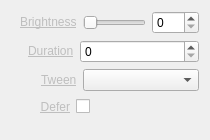
<?xml version="1.0" encoding="UTF-8"?>
<ui version="4.0">
 <class>InspectorBrightnessWidget</class>
 <widget class="QWidget" name="InspectorBrightnessWidget">
  <property name="geometry">
   <rect>
    <x>0</x>
    <y>0</y>
    <width>210</width>
    <height>140</height>
   </rect>
  </property>
  <property name="sizePolicy">
   <sizepolicy hsizetype="Expanding" vsizetype="Preferred">
    <horstretch>0</horstretch>
    <verstretch>0</verstretch>
   </sizepolicy>
  </property>
  <layout class="QVBoxLayout" name="verticalLayout">
   <item>
    <layout class="QHBoxLayout" name="horizontalLayoutBrightness">
     <item>
      <spacer name="horizontalSpacerBrightness">
       <property name="orientation">
        <enum>Qt::Horizontal</enum>
       </property>
       <property name="sizeType">
        <enum>QSizePolicy::Fixed</enum>
       </property>
       <property name="sizeHint" stdset="0">
        <size>
         <width>9</width>
         <height>20</height>
        </size>
       </property>
      </spacer>
     </item>
     <item>
      <widget class="QLabel" name="labelBrightness">
       <property name="text">
        <string>&lt;a href=&quot;Brightness&quot; style=&quot;color: #BEBEBE;&quot;&gt;Brightness&lt;/a&gt;</string>
       </property>
      </widget>
     </item>
     <item>
      <widget class="QSlider" name="sliderBrightness">
       <property name="maximum">
        <number>200</number>
       </property>
       <property name="orientation">
        <enum>Qt::Horizontal</enum>
       </property>
       <property name="tickInterval">
        <number>0</number>
       </property>
      </widget>
     </item>
     <item>
      <widget class="QSpinBox" name="spinBoxBrightness">
       <property name="maximum">
        <number>200</number>
       </property>
      </widget>
     </item>
    </layout>
   </item>
   <item>
    <layout class="QHBoxLayout" name="horizontalLayoutDuration">
     <item>
      <spacer name="horizontalSpacerDuration">
       <property name="orientation">
        <enum>Qt::Horizontal</enum>
       </property>
       <property name="sizeType">
        <enum>QSizePolicy::Fixed</enum>
       </property>
       <property name="sizeHint" stdset="0">
        <size>
         <width>17</width>
         <height>20</height>
        </size>
       </property>
      </spacer>
     </item>
     <item>
      <widget class="QLabel" name="labelDuration">
       <property name="text">
        <string>&lt;a href=&quot;Duration&quot; style=&quot;color: #BEBEBE;&quot;&gt;Duration&lt;/a&gt;</string>
       </property>
      </widget>
     </item>
     <item>
      <widget class="QSpinBox" name="spinBoxDuration">
       <property name="sizePolicy">
        <sizepolicy hsizetype="Expanding" vsizetype="Fixed">
         <horstretch>0</horstretch>
         <verstretch>0</verstretch>
        </sizepolicy>
       </property>
       <property name="maximum">
        <number>999</number>
       </property>
      </widget>
     </item>
    </layout>
   </item>
   <item>
    <layout class="QHBoxLayout" name="horizontalLayoutTween">
     <item>
      <spacer name="horizontalSpacerTween">
       <property name="orientation">
        <enum>Qt::Horizontal</enum>
       </property>
       <property name="sizeType">
        <enum>QSizePolicy::Fixed</enum>
       </property>
       <property name="sizeHint" stdset="0">
        <size>
         <width>30</width>
         <height>20</height>
        </size>
       </property>
      </spacer>
     </item>
     <item>
      <widget class="QLabel" name="labelTween">
       <property name="text">
        <string>&lt;a href=&quot;Tween&quot; style=&quot;color: #BEBEBE;&quot;&gt;Tween&lt;/a&gt;</string>
       </property>
      </widget>
     </item>
     <item>
      <widget class="QComboBox" name="comboBoxTween">
       <property name="sizePolicy">
        <sizepolicy hsizetype="Expanding" vsizetype="Fixed">
         <horstretch>0</horstretch>
         <verstretch>0</verstretch>
        </sizepolicy>
       </property>
      </widget>
     </item>
    </layout>
   </item>
   <item>
    <layout class="QHBoxLayout" name="horizontalLayoutDefer">
     <item>
      <spacer name="horizontalSpacerDefer1">
       <property name="orientation">
        <enum>Qt::Horizontal</enum>
       </property>
       <property name="sizeType">
        <enum>QSizePolicy::Fixed</enum>
       </property>
       <property name="sizeHint" stdset="0">
        <size>
         <width>29</width>
         <height>20</height>
        </size>
       </property>
      </spacer>
     </item>
     <item>
      <widget class="QLabel" name="labelDefer">
       <property name="text">
        <string>&lt;a href=&quot;Defer&quot; style=&quot;color: #BEBEBE;&quot;&gt;Defer&lt;/a&gt;</string>
       </property>
       <property name="alignment">
        <set>Qt::AlignRight|Qt::AlignTrailing|Qt::AlignVCenter</set>
       </property>
      </widget>
     </item>
     <item>
      <widget class="QCheckBox" name="checkBoxDefer">
       <property name="layoutDirection">
        <enum>Qt::RightToLeft</enum>
       </property>
       <property name="text">
        <string/>
       </property>
      </widget>
     </item>
     <item>
      <spacer name="horizontalSpacerDefer2">
       <property name="orientation">
        <enum>Qt::Horizontal</enum>
       </property>
       <property name="sizeHint" stdset="0">
        <size>
         <width>40</width>
         <height>20</height>
        </size>
       </property>
      </spacer>
     </item>
    </layout>
   </item>
   <item>
    <spacer name="verticalSpacerBrightness">
     <property name="orientation">
      <enum>Qt::Vertical</enum>
     </property>
     <property name="sizeType">
      <enum>QSizePolicy::Fixed</enum>
     </property>
     <property name="sizeHint" stdset="0">
      <size>
       <width>20</width>
       <height>10</height>
      </size>
     </property>
    </spacer>
   </item>
  </layout>
 </widget>
 <resources/>
 <connections>
  <connection>
   <sender>labelDuration</sender>
   <signal>linkActivated(QString)</signal>
   <receiver>InspectorBrightnessWidget</receiver>
   <slot>resetDuration(QString)</slot>
   <hints>
    <hint type="sourcelabel">
     <x>73</x>
     <y>57</y>
    </hint>
    <hint type="destinationlabel">
     <x>0</x>
     <y>113</y>
    </hint>
   </hints>
  </connection>
  <connection>
   <sender>labelTween</sender>
   <signal>linkActivated(QString)</signal>
   <receiver>InspectorBrightnessWidget</receiver>
   <slot>resetTween(QString)</slot>
   <hints>
    <hint type="sourcelabel">
     <x>76</x>
     <y>85</y>
    </hint>
    <hint type="destinationlabel">
     <x>13</x>
     <y>139</y>
    </hint>
   </hints>
  </connection>
  <connection>
   <sender>spinBoxDuration</sender>
   <signal>valueChanged(int)</signal>
   <receiver>InspectorBrightnessWidget</receiver>
   <slot>durationChanged(int)</slot>
   <hints>
    <hint type="sourcelabel">
     <x>196</x>
     <y>57</y>
    </hint>
    <hint type="destinationlabel">
     <x>209</x>
     <y>130</y>
    </hint>
   </hints>
  </connection>
  <connection>
   <sender>comboBoxTween</sender>
   <signal>currentIndexChanged(QString)</signal>
   <receiver>InspectorBrightnessWidget</receiver>
   <slot>tweenChanged(QString)</slot>
   <hints>
    <hint type="sourcelabel">
     <x>196</x>
     <y>85</y>
    </hint>
    <hint type="destinationlabel">
     <x>209</x>
     <y>139</y>
    </hint>
   </hints>
  </connection>
  <connection>
   <sender>labelBrightness</sender>
   <signal>linkActivated(QString)</signal>
   <receiver>InspectorBrightnessWidget</receiver>
   <slot>resetBrightness(QString)</slot>
   <hints>
    <hint type="sourcelabel">
     <x>58</x>
     <y>20</y>
    </hint>
    <hint type="destinationlabel">
     <x>0</x>
     <y>20</y>
    </hint>
   </hints>
  </connection>
  <connection>
   <sender>sliderBrightness</sender>
   <signal>valueChanged(int)</signal>
   <receiver>InspectorBrightnessWidget</receiver>
   <slot>sliderBrightnessChanged(int)</slot>
   <hints>
    <hint type="sourcelabel">
     <x>118</x>
     <y>14</y>
    </hint>
    <hint type="destinationlabel">
     <x>2</x>
     <y>13</y>
    </hint>
   </hints>
  </connection>
  <connection>
   <sender>spinBoxBrightness</sender>
   <signal>valueChanged(int)</signal>
   <receiver>InspectorBrightnessWidget</receiver>
   <slot>spinBoxBrightnessChanged(int)</slot>
   <hints>
    <hint type="sourcelabel">
     <x>184</x>
     <y>19</y>
    </hint>
    <hint type="destinationlabel">
     <x>209</x>
     <y>20</y>
    </hint>
   </hints>
  </connection>
  <connection>
   <sender>labelDefer</sender>
   <signal>linkActivated(QString)</signal>
   <receiver>InspectorBrightnessWidget</receiver>
   <slot>resetDefer(QString)</slot>
   <hints>
    <hint type="sourcelabel">
     <x>56</x>
     <y>104</y>
    </hint>
    <hint type="destinationlabel">
     <x>0</x>
     <y>101</y>
    </hint>
   </hints>
  </connection>
  <connection>
   <sender>checkBoxDefer</sender>
   <signal>stateChanged(int)</signal>
   <receiver>InspectorBrightnessWidget</receiver>
   <slot>deferChanged(int)</slot>
   <hints>
    <hint type="sourcelabel">
     <x>90</x>
     <y>106</y>
    </hint>
    <hint type="destinationlabel">
     <x>209</x>
     <y>111</y>
    </hint>
   </hints>
  </connection>
 </connections>
 <slots>
  <slot>sliderBrightnessChanged(int)</slot>
  <slot>resetBrightness(QString)</slot>
  <slot>resetDuration(QString)</slot>
  <slot>resetTween(QString)</slot>
  <slot>tweenChanged(QString)</slot>
  <slot>durationChanged(int)</slot>
  <slot>spinBoxBrightnessChanged(int)</slot>
  <slot>resetDefer(QString)</slot>
  <slot>deferChanged(int)</slot>
 </slots>
</ui>
